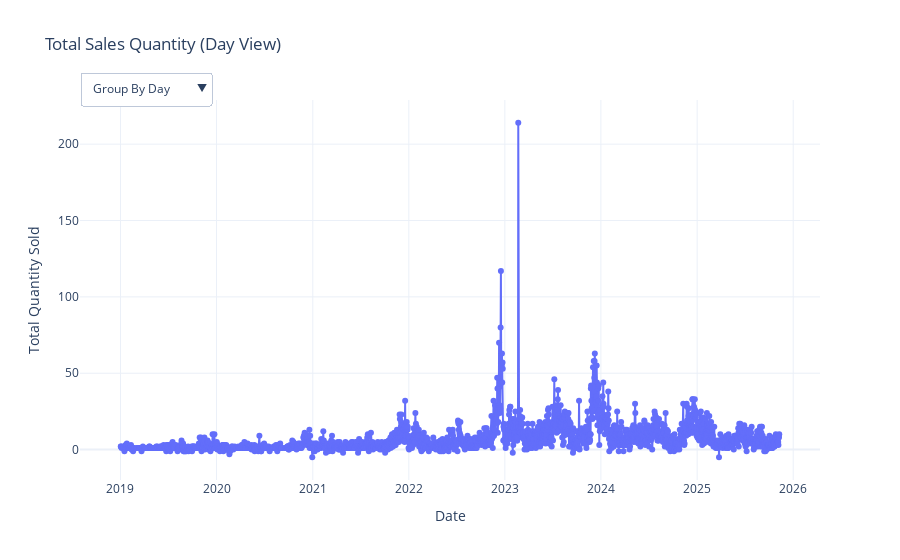

This figure's notebook cell:
### Code cell
# Visualize Data to Identify Patterns and Seasonality
plot_interactive_sales_dashboard(data)

### Figure 1 — Plotly figure (JSON) as saved in the notebook; plotly's stock layout.template omitted (floating-point values rounded to 4 significant figures; data arrays with more than 128 entries replaced by an {"elided": "..."} marker saying what was removed)
{"data": [{"line": {"width": 2}, "marker": {"size": 6}, "mode": "lines+markers", "name": "Day Sales", "type": "scatter", "visible": true, "x": {"elided": "2122 str values"}, "y": {"elided": "2122 float values"}}, {"line": {"width": 2}, "marker": {"size": 6}, "mode": "lines+markers", "name": "Month Sales", "type": "scatter", "visible": false, "x": ["2019-01-01T00:00:00", "2019-02-01T00:00:00", "2019-03-01T00:00:00", "2019-04-01T00:00:00", "2019-05-01T00:00:00", "2019-06-01T00:00:00", "2019-07-01T00:00:00", "2019-08-01T00:00:00", "2019-09-01T00:00:00", "2019-10-01T00:00:00", "2019-11-01T00:00:00", "2019-12-01T00:00:00", "2020-01-01T00:00:00", "2020-02-01T00:00:00", "2020-03-01T00:00:00", "2020-04-01T00:00:00", "2020-05-01T00:00:00", "2020-06-01T00:00:00", "2020-07-01T00:00:00", "2020-08-01T00:00:00", "2020-09-01T00:00:00", "2020-10-01T00:00:00", "2020-11-01T00:00:00", "2020-12-01T00:00:00", "2021-01-01T00:00:00", "2021-02-01T00:00:00", "2021-03-01T00:00:00", "2021-04-01T00:00:00", "2021-05-01T00:00:00", "2021-06-01T00:00:00", "2021-07-01T00:00:00", "2021-08-01T00:00:00", "2021-09-01T00:00:00", "2021-10-01T00:00:00", "2021-11-01T00:00:00", "2021-12-01T00:00:00", "2022-01-01T00:00:00", "2022-02-01T00:00:00", "2022-03-01T00:00:00", "2022-04-01T00:00:00", "2022-05-01T00:00:00", "2022-06-01T00:00:00", "2022-07-01T00:00:00", "2022-08-01T00:00:00", "2022-09-01T00:00:00", "2022-10-01T00:00:00", "2022-11-01T00:00:00", "2022-12-01T00:00:00", "2023-01-01T00:00:00", "2023-02-01T00:00:00", "2023-03-01T00:00:00", "2023-04-01T00:00:00", "2023-05-01T00:00:00", "2023-06-01T00:00:00", "2023-07-01T00:00:00", "2023-08-01T00:00:00", "2023-09-01T00:00:00", "2023-10-01T00:00:00", "2023-11-01T00:00:00", "2023-12-01T00:00:00", "2024-01-01T00:00:00", "2024-02-01T00:00:00", "2024-03-01T00:00:00", "2024-04-01T00:00:00", "2024-05-01T00:00:00", "2024-06-01T00:00:00", "2024-07-01T00:00:00", "2024-08-01T00:00:00", "2024-09-01T00:00:00", "2024-10-01T00:00:00", "2024-11-01T00:00:00", "2024-12-01T00:00:00", "2025-01-01T00:00:00", "2025-02-01T00:00:00", "2025-03-01T00:00:00", "2025-04-01T00:00:00", "2025-05-01T00:00:00", "2025-06-01T00:00:00", "2025-07-01T00:00:00", "2025-08-01T00:00:00", "2025-09-01T00:00:00", "2025-10-01T00:00:00", "2025-11-01T00:00:00"], "y": [26.0, 10.0, 7.0, 14.0, 15.0, 26.0, 36.0, 45.0, 3.0, 37.0, 83.0, 66.0, 40.0, 12.0, 15.0, 33.0, 31.0, 31.0, 16.0, 23.0, 19.0, 51.0, 82.0, 131.0, 42.0, 58.0, 53.0, 33.0, 60.0, 55.0, 80.0, 62.0, 48.0, 108.0, 234.0, 340.0, 229.0, 167.0, 96.0, 64.0, 94.0, 146.0, 229.0, 111.0, 131.0, 215.0, 373.0, 1124.0, 369.0, 589.0, 304.0, 210.0, 290.0, 375.0, 640.0, 527.0, 203.0, 270.0, 444.0, 1007.0, 653.0, 256.0, 214.0, 225.0, 323.0, 295.0, 373.0, 322.0, 168.0, 135.0, 419.0, 547.0, 390.0, 334.0, 134.0, 110.0, 144.0, 310.0, 232.0, 193.0, 113.0, 131.0, 60.0]}, {"line": {"width": 2}, "marker": {"size": 6}, "mode": "lines+markers", "name": "Year Sales", "type": "scatter", "visible": false, "x": ["2019-01-01T00:00:00", "2020-01-01T00:00:00", "2021-01-01T00:00:00", "2022-01-01T00:00:00", "2023-01-01T00:00:00", "2024-01-01T00:00:00", "2025-01-01T00:00:00"], "y": [368.0, 484.0, 1173.0, 2979.0, 5228.0, 3930.0, 2151.0]}], "layout": {"title": {"text": "Total Sales Quantity (Day View)"}, "updatemenus": [{"active": 0, "buttons": [{"args": [{"visible": [true, false, false]}, {"title": "Total Sales Quantity (Day View)"}], "label": "Group By Day", "method": "update"}, {"args": [{"visible": [false, true, false]}, {"title": "Total Sales Quantity (Month View)"}], "label": "Group By Month", "method": "update"}, {"args": [{"visible": [false, false, true]}, {"title": "Total Sales Quantity (Year View)"}], "label": "Group By Year", "method": "update"}], "direction": "down", "pad": {"r": 10, "t": 10}, "showactive": true, "x": 0, "xanchor": "left", "y": 1.1, "yanchor": "top"}], "xaxis": {"title": {"text": "Date"}}, "yaxis": {"title": {"text": "Total Quantity Sold"}}}}
